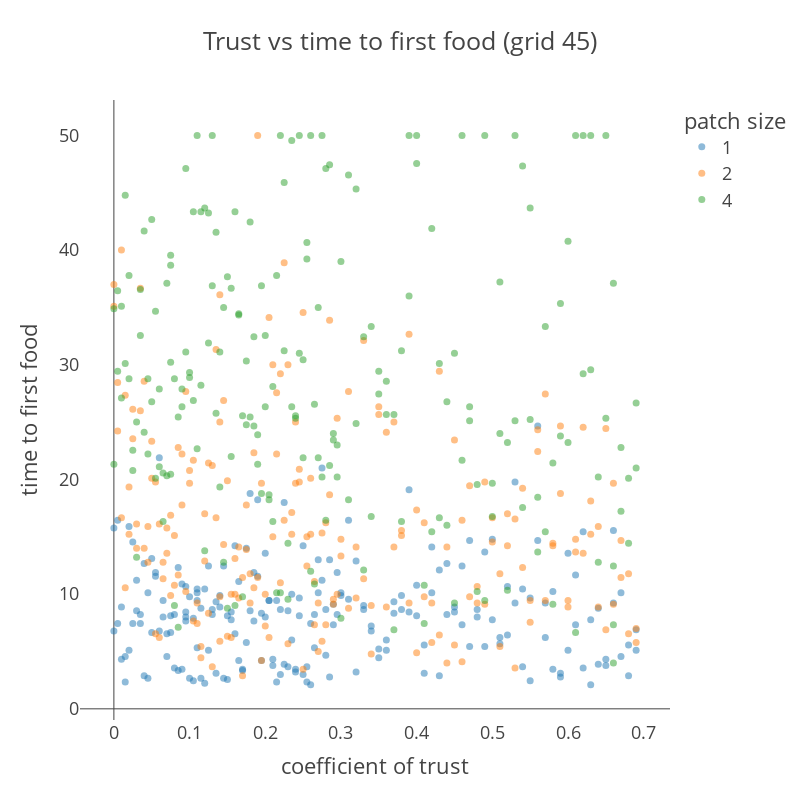

Notebook code for this chart:
### Code cell
color_scale = {
    "1": "red",
    "2": "green",
    "4": "blue",
}

fig_grid45 = px.scatter(
    impactDF_grid45,
    x="c_trust_jittered",
    y="time to first food",
    color="reward_patch_dim",
    template="presentation",
    title="Trust vs time to first food (grid 45)",
    opacity=0.5,
    labels={"c_trust_jittered": "coefficient of trust", "reward_patch_dim": "patch size"}
)


fig_grid45.update_xaxes(showgrid=False)
fig_grid45.update_yaxes(showgrid=False)
fig_grid45.update_traces(marker={"size": 7})
fig_grid45.update_layout(
    width=800,
    height=800,
)

### Figure 1 — Plotly figure (JSON) as saved in the notebook; plotly's stock layout.template omitted (floating-point values rounded to 4 significant figures; data arrays with more than 128 entries replaced by an {"elided": "..."} marker saying what was removed)
{"data": [{"hovertemplate": "patch size=1<br>coefficient of trust=%{x}<br>time to first food=%{y}<extra></extra>", "legendgroup": "1", "marker": {"color": "#1F77B4", "opacity": 0.5, "size": 7, "symbol": "circle"}, "mode": "markers", "name": "1", "orientation": "v", "showlegend": true, "type": "scatter", "x": {"elided": "204 float values"}, "xaxis": "x", "y": {"elided": "204 float values"}, "yaxis": "y"}, {"hovertemplate": "patch size=2<br>coefficient of trust=%{x}<br>time to first food=%{y}<extra></extra>", "legendgroup": "2", "marker": {"color": "#FF7F0E", "opacity": 0.5, "size": 7, "symbol": "circle"}, "mode": "markers", "name": "2", "orientation": "v", "showlegend": true, "type": "scatter", "x": {"elided": "202 float values"}, "xaxis": "x", "y": {"elided": "202 float values"}, "yaxis": "y"}, {"hovertemplate": "patch size=4<br>coefficient of trust=%{x}<br>time to first food=%{y}<extra></extra>", "legendgroup": "4", "marker": {"color": "#2CA02C", "opacity": 0.5, "size": 7, "symbol": "circle"}, "mode": "markers", "name": "4", "orientation": "v", "showlegend": true, "type": "scatter", "x": {"elided": "204 float values"}, "xaxis": "x", "y": {"elided": "204 float values"}, "yaxis": "y"}], "layout": {"height": 800, "legend": {"title": {"text": "patch size"}, "tracegroupgap": 0}, "title": {"text": "Trust vs time to first food (grid 45)"}, "width": 800, "xaxis": {"anchor": "y", "domain": [0, 1], "showgrid": false, "title": {"text": "coefficient of trust"}}, "yaxis": {"anchor": "x", "domain": [0, 1], "showgrid": false, "title": {"text": "time to first food"}}}}
